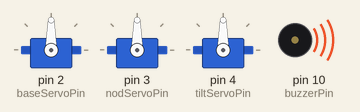
Recording of a sketch running on a simulated Arduino Uno, built with avr-gcc and run on an emulated ATmega328P. Parts: 3 × servo, buzzer (waves = sounding). The ROS host is connected and sends only what is stated; random numbers use the default seed unless the sketch sets one.

Above: at 0.3 s.
At 1.0 s:
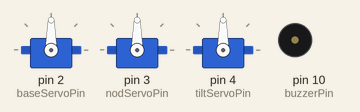
Timing chart, 0 to 2.5 s (numbered marks = the images above):
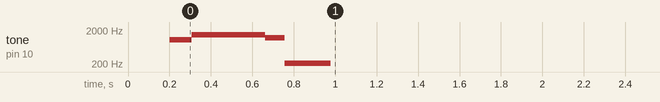

Measured:
- by itself, tone on pin 10 (buzzerPin): plays 1049 Hz for 0.11 s, 1458 Hz for 0.12 s, 1472 Hz for 0.23 s, 1178 Hz for 0.09 s, 209 Hz for 0.22 s

The sketch:

buddy_arduino_code_no_control.ino
```cpp
#include <ros.h>
#include <ros/time.h>
#include <sensor_msgs/Range.h>

// import order here matters, as some of the imports rely on others
#include "pinMapping.h"
#include "ultrasonicSensor.h"
#include "servoParallelControl.h"

ros::NodeHandle  nh;

sensor_msgs::Range range_msg;
ros::Publisher pub_range( "/ultrasound", &range_msg);
char frameid[] = "/ultrasound";

// variable to keep track of when to fire ultrasound next
long range_time;

struct headPos faceMotion;  // Joint Positions of Head

void setup()
{
  nh.getHardware()->setBaud(9600);
  nh.initNode();
  nh.advertise(pub_range);

  range_msg.radiation_type = sensor_msgs::Range::ULTRASOUND;
  range_msg.header.frame_id =  frameid;
  range_msg.field_of_view = 0.1;  // fake
  range_msg.min_range = 2.0;
  range_msg.max_range = 400.0;

  baseServo.attach(baseServoPin);
  nodServo.attach(nodServoPin);
  tiltServo.attach(tiltServoPin);

  baseServo.write(90);        //intial positions of servos
  nodServo.write(90);
  tiltServo.write(90);

  pinMode(trigPin, OUTPUT);
  pinMode(echoPin, INPUT);
  pinMode(buzzerPin, OUTPUT);

  noTone(buzzerPin);
  delay(200);
  droidSpeak(buzzerPin, 5);
  faceMotion.desiredDelay = 3;
  faceMotion.baseServoAngle = 100;
  faceMotion.nodServoAngle = 140;
  faceMotion.tiltServoAngle = 90;
  for (int i = 0; i < 2; i++) {

    faceMotion.tiltServoAngle = 90 + 50;
    moveTo(faceMotion);
    faceMotion.tiltServoAngle = 90 - 50;
    moveTo(faceMotion);
  }

  faceMotion.tiltServoAngle = 90;
  moveTo(faceMotion);

  // if analog input pin 0 is unconnected, random analog
  // noise will cause the call to randomSeed() to generate
  // different seed numbers each time the sketch runs.
  // randomSeed() will then shuffle the random function.
  randomSeed(analogRead(0));
}


void loop()
{

  //publish the adc value every 100 milliseconds
  //since it takes that long for the sensor to stablize
  if ( millis() >= range_time ){
    int r =0;

    range_msg.range = checkUltra(echoPin, trigPin);
    range_msg.header.stamp = nh.now();
    pub_range.publish(&range_msg);
    range_time =  millis() + 100;
  }

  if (range_msg.range < 30) {
    droidSpeak(buzzerPin, random(2, 10));
    for (int i = 0; i < 2; i++) {

      int priorTiltAngle = faceMotion.tiltServoAngle;
      faceMotion.tiltServoAngle = priorTiltAngle + 50;
      moveTo(faceMotion);
      faceMotion.tiltServoAngle = priorTiltAngle - 50;
      moveTo(faceMotion);
    }
    randomMove(faceMotion);
  }

  nh.spinOnce();


}
```

droidSpeak.h
```cpp
//This Function Generates a Random series as beeps in order to create speech

void droidSpeak (int soundPin, uint8_t wordCount) {
  int toneDuration;
  int toneFreq;     // frequency of tone created

  // generate the random set of words
  for ( int i=0; i < wordCount; i++) {
    toneDuration = random (50, 300);
    toneFreq = random (200, 1500);
    tone(soundPin, toneFreq);
    delay(toneDuration);
    noTone(soundPin);

  }

}
```

pinMapping.h
```cpp
int buzzerPin = 10; // Pin for the buzzer labeled as S9 on the board
int baseServoPin = 2;
int nodServoPin = 3;
int tiltServoPin = 4;
#define trigPin A3  // Trigger Pin
#define echoPin A2  // Echo Pin
```

servoParallelControl.h
```cpp
#include <Servo.h>

#include "droidSpeak.h"

// Servos
Servo baseServo;
Servo nodServo;
Servo tiltServo;

// Robot Joint Motion Stuctures
struct headPos {
  int baseServoAngle;
  int nodServoAngle ;
  int tiltServoAngle ;
  int desiredDelay ;
};

int servoParallelControl (int thePos, Servo theServo, int theSpeed ) {

  int startPos = theServo.read();        //read the current pos
  int newPos = startPos;
  //int theSpeed = speed;

  //define where the pos is with respect to the command
  // if the current position is less that the actual move up
  if (startPos < (thePos - 5)) {
    newPos = newPos + 1;
    theServo.write(newPos);
    delay(theSpeed);
    return 0;
  }

  else if (newPos > (thePos + 5)) {
    newPos = newPos - 1;
    theServo.write(newPos);
    delay(theSpeed);
    return 0;
  }

  else {
    return 1;
  }

}

void moveTo(struct headPos& faceMotion) {

  faceMotion.baseServoAngle = constrain(faceMotion.baseServoAngle, 10, 170);
  faceMotion.tiltServoAngle = constrain(faceMotion.tiltServoAngle, 50, 120);
  faceMotion.nodServoAngle = constrain(faceMotion.nodServoAngle, 80, 150);

  int status1 = 0;
  int status2 = 0;
  int status3 = 0;
  int done = 0 ;

  while ( done == 0) {
    //move all servos to the desired position
    //this loop will cycle through the servos sending each the desired position.
    //Each call will cause the servo to iterate about 1-5 degrees
    //the rapid cycle of the loop makes the servos appear to move simultaneously
    status1 = servoParallelControl(faceMotion.baseServoAngle, baseServo, faceMotion.desiredDelay);
    status2 = servoParallelControl(faceMotion.nodServoAngle, nodServo, faceMotion.desiredDelay);
    status3 = servoParallelControl(faceMotion.tiltServoAngle, tiltServo, faceMotion.desiredDelay);

    //continue until all have reached the desired position
    if (status1 == 1 & status2 == 1 & status3 == 1 ) {
      done = 1;
    }
  }// end of while
} //function end

void randomMove(struct headPos& faceMotion) {
    faceMotion.desiredDelay = 3;
    faceMotion.baseServoAngle = random(10, 170);
    faceMotion.nodServoAngle = random(20, 150);
    faceMotion.tiltServoAngle = random(80, 150);
    moveTo(faceMotion);
}
```

ultrasonicSensor.h
```cpp
float readDistance; // the output distance from the sensor


float checkUltra(int theEchoPin, int theTrigPin) {
  //This function pings the Ultrasonic Sensor and returns a distance in CM

  float duration, distance; // Duration used to calculate distance
  /* The following trigPin/echoPin cycle is used to determine the
    distance of the nearest object by bouncing soundwaves off of it. */
  digitalWrite(theTrigPin, LOW);
  delayMicroseconds(2);

  digitalWrite(theTrigPin, HIGH);
  delayMicroseconds(10);

  digitalWrite(theTrigPin, LOW);
  duration = pulseIn(theEchoPin, HIGH);

  //Calculate the distance (in cm) based on the speed of sound.
  distance = (duration * .0343)/2;
  return distance;

}
```
